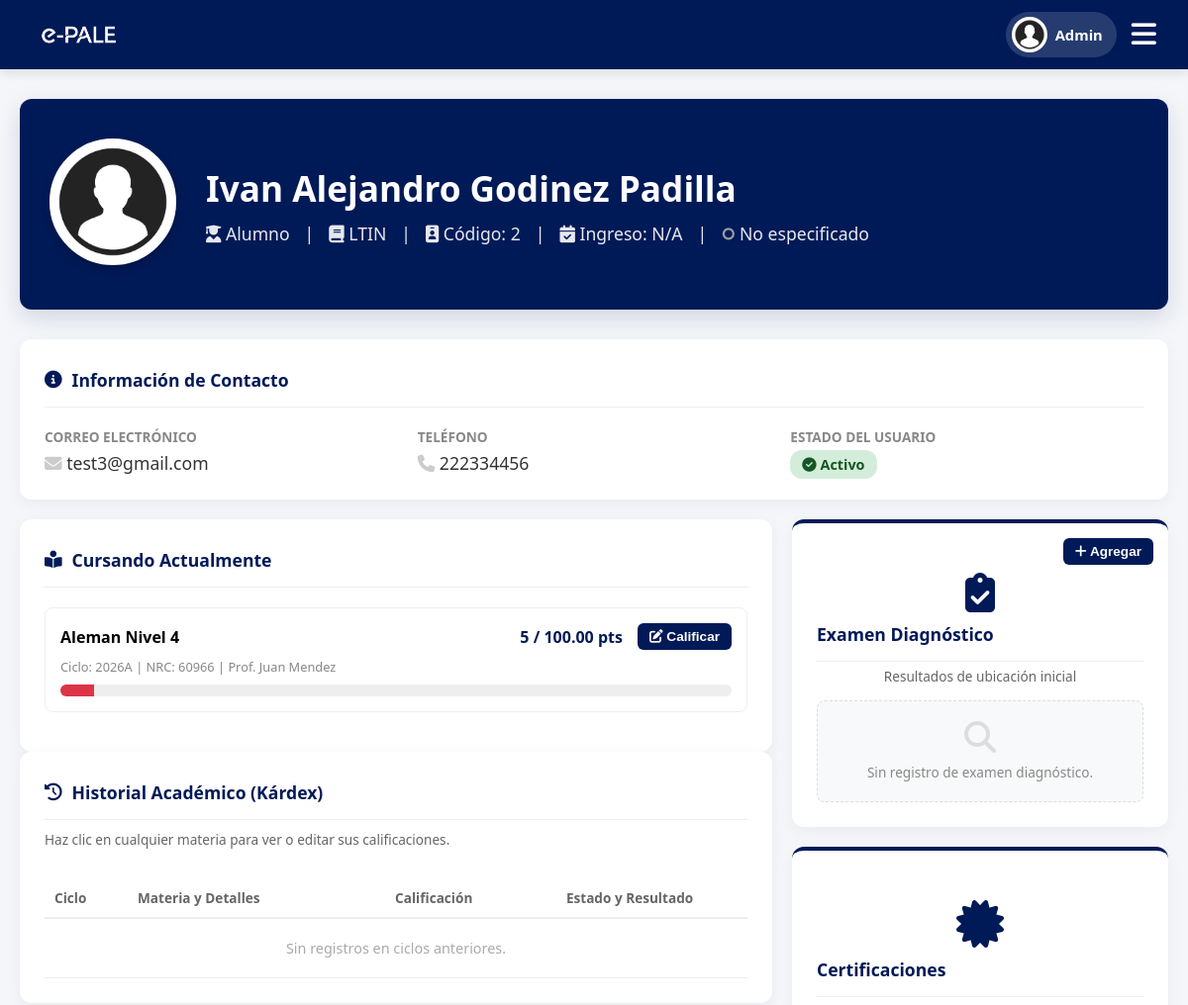
Page /admin/ver_expediente_alumno.php?id=7 (signed in, upper part) on the earlier database version.
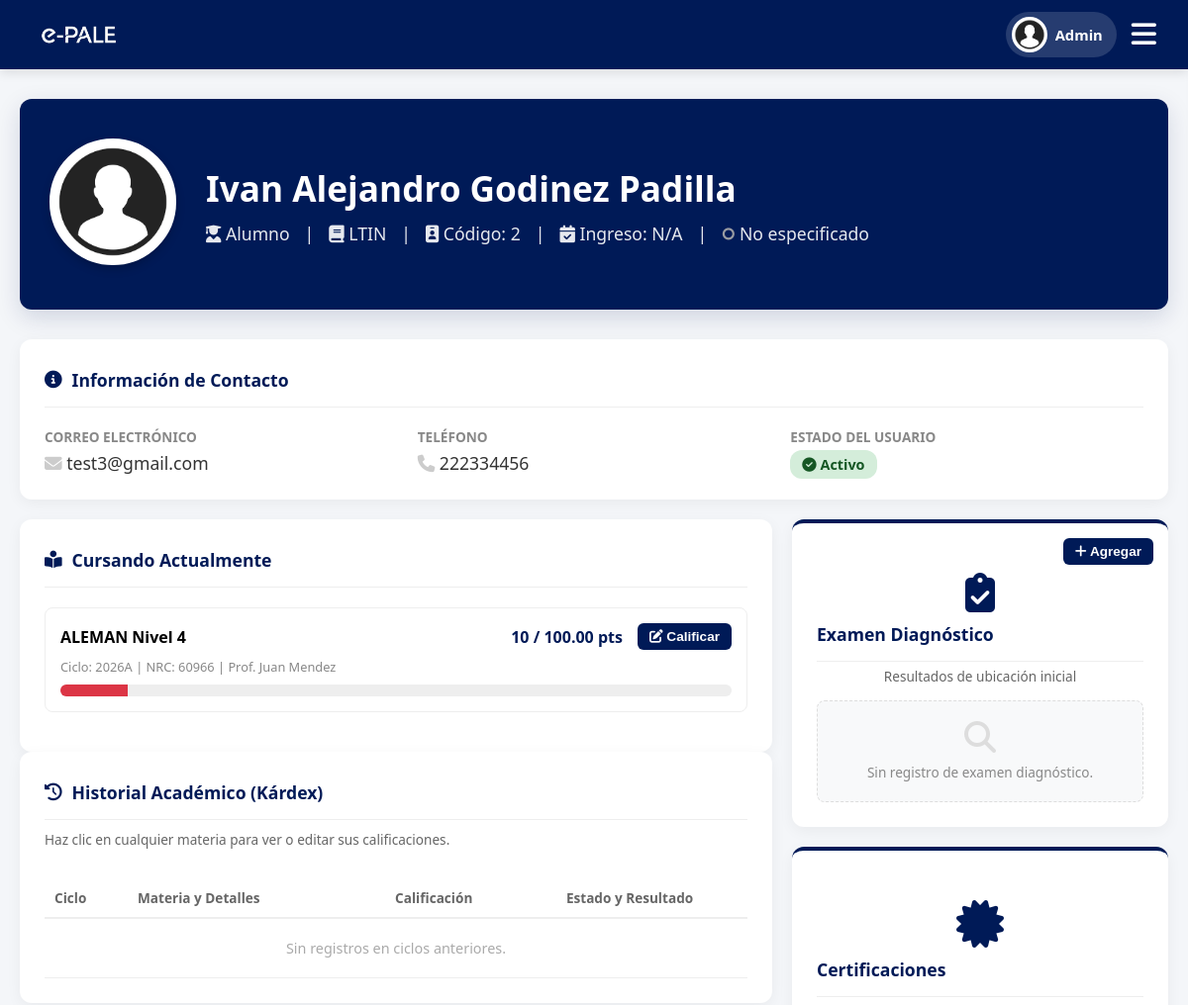
Same page on the later database version.
### tables this page shows
CREATE TABLE IF NOT EXISTS `inscripciones` (
  `inscripcion_id` int NOT NULL AUTO_INCREMENT,
  `alumno_id` int NOT NULL,
  `nrc` int NOT NULL,
  `estatus` enum('INSCRITO','SOLICITUD_BAJA','BAJA','SOLICITUD_ALTA','CANCELADA') DEFAULT NULL,
  `calificacion_final` decimal(5,2) DEFAULT '0.00',
  PRIMARY KEY (`inscripcion_id`),
  KEY `alumno_id` (`alumno_id`),
  KEY `nrc` (`nrc`)
);

CREATE TABLE IF NOT EXISTS `materias` (
  `materia_id` int NOT NULL AUTO_INCREMENT,
  `clave` varchar(10) NOT NULL,
  `nombre` varchar(50) NOT NULL,
  `nivel` int NOT NULL,
  PRIMARY KEY (`materia_id`),
  UNIQUE KEY `clave` (`clave`)
);

CREATE TABLE IF NOT EXISTS `ciclos` (
  `ciclo_id` int NOT NULL AUTO_INCREMENT,
  `nombre` varchar(10) NOT NULL,
  `activo` tinyint(1) DEFAULT '1',
  PRIMARY KEY (`ciclo_id`)
);

CREATE TABLE IF NOT EXISTS `grupos` (
  `nrc` int NOT NULL,
  `clave_siiau` varchar(50) DEFAULT NULL,
  `materia_id` int NOT NULL,
  `profesor_id` int NOT NULL,
  `ciclo_id` int NOT NULL,
  `cupo` int DEFAULT '30',
  `edicion_total` tinyint(1) DEFAULT '0',
  `clave_grupo` varchar(50) DEFAULT NULL,
  `estado` varchar(20) DEFAULT 'ACTIVO',
  PRIMARY KEY (`nrc`),
  KEY `materia_id` (`materia_id`),
  KEY `profesor_id` (`profesor_id`),
  KEY `ciclo_id` (`ciclo_id`)
);

CREATE TABLE IF NOT EXISTS `usuarios` (
  `usuario_id` int NOT NULL AUTO_INCREMENT,
  `codigo` varchar(20) DEFAULT NULL,
  `nombre` varchar(50) NOT NULL,
  `apellido_paterno` varchar(50) NOT NULL,
  `apellido_materno` varchar(50) DEFAULT NULL,
  `correo` varchar(100) NOT NULL,
  `password` varchar(255) DEFAULT NULL,
  `telefono` varchar(20) DEFAULT NULL,
  `rol` enum('ADMIN','PROFESOR','ALUMNO') NOT NULL,
  `estatus` enum('ACTIVO','INACTIVO') DEFAULT 'ACTIVO',
  `genero` enum('MASCULINO','FEMENINO','OTRO') DEFAULT NULL,
  `periodo_ingreso` varchar(20) DEFAULT NULL,
  `foto_perfil` varchar(255) DEFAULT NULL,
  `google_id` varchar(255) DEFAULT NULL,
  `fecha_creacion` timestamp NULL DEFAULT CURRENT_TIMESTAMP,
  `fecha_cambio_password` timestamp NULL DEFAULT NULL,
  PRIMARY KEY (`usuario_id`),
  UNIQUE KEY `correo` (`correo`),
  UNIQUE KEY `codigo` (`codigo`)
);

### admin/ver_expediente_alumno.php (shortened to what the changed rows need)
<?php
require '../db.php';
$usuario_id = $_GET['id'];
$sql_perfil = "SELECT u.*, a.carrera, a.alumno_id
               FROM usuarios u
               LEFT JOIN alumnos a ON u.usuario_id = a.usuario_id
               WHERE u.usuario_id = ?";
$stmt_perfil = $pdo->prepare($sql_perfil);
$stmt_perfil->execute([$usuario_id]);
$perfil = $stmt_perfil->fetch(PDO::FETCH_ASSOC);
$nombre_completo = trim($perfil['nombre'] . ' ' . $perfil['apellido_paterno'] . ' ' . $perfil['apellido_materno']);
$alumno_id = $perfil['alumno_id'];
$sql_materias = "SELECT i.*, m.nombre as materia, m.nivel, m.materia_id, c.nombre as ciclo, c.activo, g.estado as grupo_estado, g.nrc,
                 u.nombre as prof_nombre, u.apellido_paterno as prof_ap
                 FROM inscripciones i
                 JOIN grupos g ON i.nrc = g.nrc
                 JOIN materias m ON g.materia_id = m.materia_id
                 JOIN ciclos c ON g.ciclo_id = c.ciclo_id
                 LEFT JOIN usuarios u ON g.profesor_id = u.usuario_id
                 WHERE i.alumno_id = ?
                 ORDER BY c.nombre DESC, m.nivel DESC";
$stmt_mat = $pdo->prepare($sql_materias);
$stmt_mat->execute([$alumno_id]);
$todas_materias = $stmt_mat->fetchAll(PDO::FETCH_ASSOC);
$materias_actuales = [];
$historial = [];
foreach ($todas_materias as $mat) {
    $stmt_cal = $pdo->prepare("SELECT SUM(puntaje) FROM calificaciones WHERE inscripcion_id = ?");
    $stmt_cal->execute([$mat['inscripcion_id']]);
    $mat['calificacion_final'] = $stmt_cal->fetchColumn() ?: 0;
    if ($mat['activo'] == 1 && $mat['grupo_estado'] == 'ACTIVO' && $mat['estatus'] == 'INSCRITO') {
        $materias_actuales[] = $mat;
    } else {
        $historial[] = $mat;
    }
}
?>
<!DOCTYPE html>
<html lang="es">
<head>
    <link rel="stylesheet" href="../css/estilos.css?v=<?php echo time(); ?>">
    <link rel="stylesheet" href="../css/admin.css?v=<?php echo time(); ?>">
    <link rel="stylesheet" href="https://cdnjs.cloudflare.com/ajax/libs/font-awesome/6.4.0/css/all.min.css">
</head>
<body>
    <main class="main-content">
        <div class="expediente-header">
            <div>
                <h1 class="expediente-title"><?php echo htmlspecialchars($nombre_completo); ?></h1>
            </div>
        </div>
        <div class="expediente-grid-main">
            <div>
                <div class="card card-mt-0">
                    <?php if (count($materias_actuales) > 0): ?>
                        <?php foreach ($materias_actuales as $mat):
                            $stmt_max = $pdo->prepare("SELECT SUM(puntos_maximos) FROM criterios_evaluacion WHERE materia_id = ?");
                            $stmt_max->execute([$mat['materia_id']]);
                            $max_puntos = $stmt_max->fetchColumn() ?: 0;
                            $puntos_actuales = $mat['calificacion_final'];
                            $porcentaje = ($max_puntos > 0) ? ($puntos_actuales / $max_puntos) * 100 : 0;
                            $color_bar = ($porcentaje >= 80) ? 'var(--udg-light)' : '#dc3545';
                        ?>
                            <div class="subject-card">
                                <div class="subject-header">
                                    <strong><?php echo htmlspecialchars($mat['materia'] . ' Nivel ' . $mat['nivel']); ?></strong>
                                    <div class="subject-actions">
                                        <span class="subject-score"><?php echo floatval($puntos_actuales); ?> / <?php echo $max_puntos; ?> pts</span>
                                        <button class="btn-save btn-sm" onclick="abrirModalCalif(<?php echo $mat['inscripcion_id']; ?>)"><i class="fas fa-edit"></i> Calificar</button>
                                    </div>
                                </div>
                                <span class="subject-meta">Ciclo: <?php echo htmlspecialchars($mat['ciclo']); ?> | NRC: <?php echo $mat['nrc']; ?> | Prof. <?php echo htmlspecialchars($mat['prof_nombre'] . ' ' . $mat['prof_ap']); ?></span>
                                <div class="progress-bar-bg">
                                    <div class="progress-bar-fill" style="background-color: <?php echo $color_bar; ?>; width: <?php echo min($porcentaje, 100); ?>%;"></div>
                                </div>
                            </div>
                        <?php endforeach; ?>
                    <?php else: ?>
                        <div class="empty-state"><i class="fas fa-bed"></i><p>No está inscrito en ninguna materia activa.</p></div>
                    <?php endif; ?>
                </div>
                <div class="card">
                    <div style="overflow-x:auto;">
                        <table class="table-clean history-table">
                            <thead>
                                <tr><th>Ciclo</th><th>Materia y Detalles</th><th class="text-center">Calificación</th><th class="text-center">Estado y Resultado</th></tr>
                            </thead>
                        </table>
                    </div>
                </div>
            </div>
        </div>
    </main>
</body>
</html>

Differences in the rows shown:
changed through a linked row, inscripciones "Juan Mendez": materias.nombre+nivel "Aleman Nivel 4" → "ALEMAN Nivel 4"; puntos_actuales "5" → "10"; min($porcentaje, 100) 5 → 10 (drawn)
